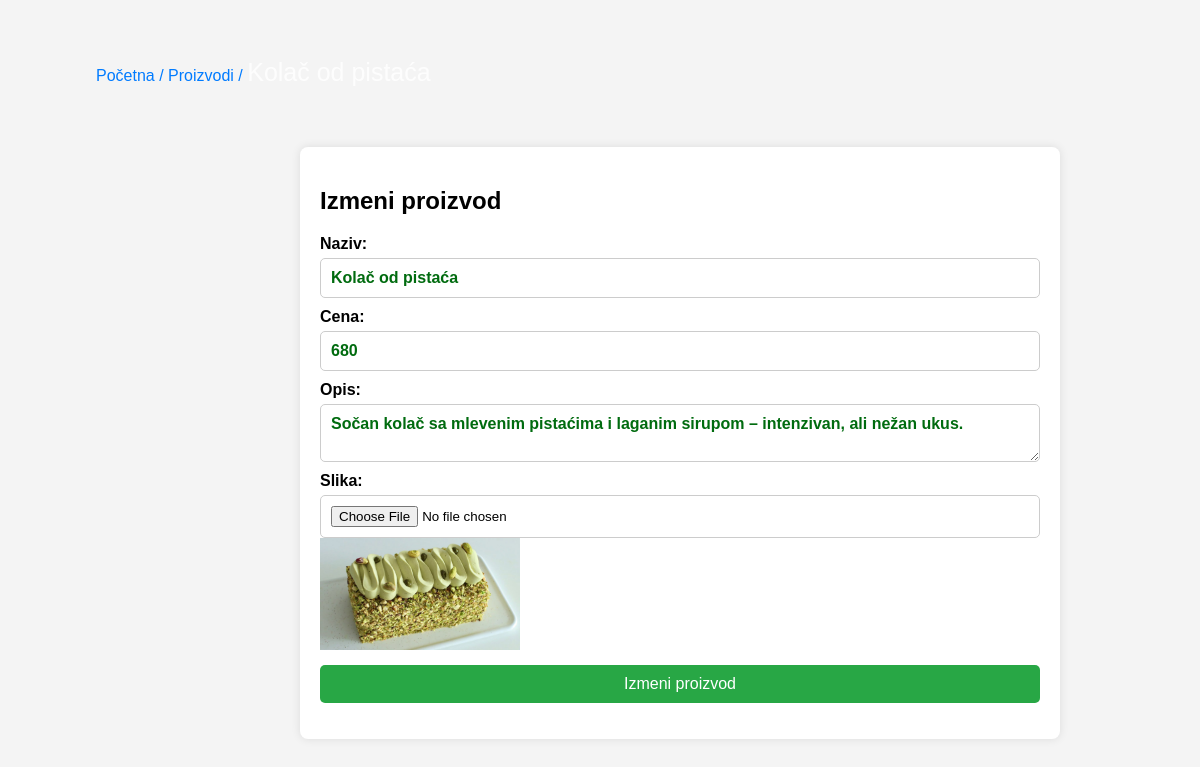
/admin/view/editProduct.php?id=30, run on the app's committed database.
### tables this page shows
CREATE TABLE IF NOT EXISTS `proizvod` (
  `id` int(10) unsigned NOT NULL AUTO_INCREMENT,
  `naziv` varchar(50) NOT NULL DEFAULT '0',
  `opis` varchar(255) NOT NULL,
  `kategorija` varchar(30) NOT NULL DEFAULT 'ostalo',
  `cena` double NOT NULL DEFAULT 0,
  `zalihe` int(11) NOT NULL DEFAULT 0,
  `slika` varchar(255) NOT NULL DEFAULT '0',
  PRIMARY KEY (`id`)
);

### admin/model/editProductModel.php (called while the page is built, shortened)
<?php
include_once("../config/database.php");
if(isset($_GET["id"])){
$product_id = mysqli_real_escape_string($con, $_GET["id"]);
$query = "SELECT * FROM proizvod WHERE id='$product_id'";
$query_run = mysqli_query($con, $query);
if ($query_run && mysqli_num_rows($query_run) > 0) {
    $product = mysqli_fetch_array($query_run);
} else {
    die("Greška: Proizvod nije pronađen.");
}
}
?>

### admin/view/editProduct.php (the view, shortened to what this page needs)
<?php
include "../model/editProductModel.php";
?>
<html lang="en">
<head>
    <link rel="stylesheet" href="../public/dodajProizvod.css">
    <link rel="stylesheet" href="../public/breadcrumb.css">
</head>
<body>
    <div>
    <div aria-label="breadcrumb">
        <ol class="breadcrumb">
            <li class="breadcrumb-item"><a href="/Poslasticarnica/admin/admin-dashboard.php">Početna /</a></li>
            <li class="breadcrumb-item"><a href="/Poslasticarnica/admin/admin-dashboard.php?page=proizvodi">Proizvodi /</a></li>
            <li class="breadcrumb-item active" aria-current="page"><?= $product['naziv'] ?></li>
        </ol>
</div>
<div class="container">
    <h2 id="dodaj-proizod">Izmeni proizvod</h2>
    <form action="../model/editProductModel.php?id=<?= $product['id'] ?>" method="POST" enctype="multipart/form-data">
                <label for="naziv">Naziv:</label>
                <input type="text" name="naziv" value="<?= $product['naziv']?>">
                <label for="cena">Cena:</label>
                <input type="number" name="cena" value="<?= $product['cena']?>">
                <label for="opis">Opis:</label>
                <textarea name="opis" type="text"><?= $product['opis'] ?></textarea>
                <label for="slika">Slika:</label>
                <input type="file" name="slika">
                <?php if (!empty($product['slika'])): ?>
                    <div>
                        <img src="/Poslasticarnica/<?= $product['slika'] ?>" alt="Trenutna slika" style="max-width: 200px; max-height: 200px;">
                    </div>
                <?php endif; ?>
                <button type="submit" name="edit-product">Izmeni proizvod</button>
                </form>
</div>
</body>
</html>

### admin/public/dodajProizvod.css (style rules this page uses)
body { font-family: Arial, sans-serif; background-color: #f4f4f4; margin: 0; padding: 0; }
.container { width: 60%; margin: 50px 300px ; background: white; padding: 20px; box-shadow: 0px 0px 10px rgba(0, 0, 0, 0.1); border-radius: 8px; }
label { font-weight: bold; display: block; margin-top: 10px; }
input[type="text"], input[type="number"], textarea { font-weight: bold; font-size: medium; font-family: Arial, sans-serif; color: rgb(0, 107, 15); }
input[type="text"], input[type="email"], input[type="password"], input[type="number"], textarea, input[type="file"] { width: 100%; padding: 10px; margin-top: 5px; border: 1px solid #ccc; border-radius: 5px; }
button { width: 100%; padding: 10px; background-color: #28a745; color: white; border: none; cursor: pointer; font-size: 16px; margin-top: 15px; border-radius: 5px; }

### admin/public/breadcrumb.css (style rules this page uses)
.breadcrumb { margin: 3em; margin-left: 6em; background-color: transparent; padding: 10px 0; list-style: none; margin-bottom: 20px; }
.breadcrumb-item { display: inline; font-size: 1em; }
.breadcrumb-item a { color: #007bff; text-decoration: none; }
.breadcrumb-item.active { font-size: 25px; color: #fdfdfd; }

### data on the page
proizvod: naziv "Kolač od pistaća", cena "680", opis "Sočan kolač sa mlevenim pistaćima i laganim sirupom – intenzivan, ali nežan ukus.", slika (picture)
